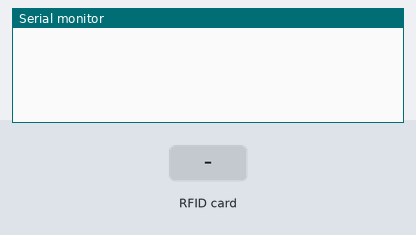
This program was run on a simulated ESP32. Parts: the last lines printed to the serial monitor. The inputs (shaded band) are chosen by the test bench.

Above: at 1.2 s.
1.3 s: RFID card A0 CB 84 15 held to the reader
At 1.7 s:
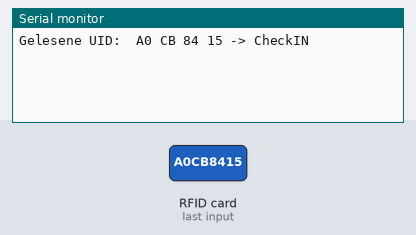
2.8 s: RFID card B0 CB 84 15 held to the reader
At 4.0 s:
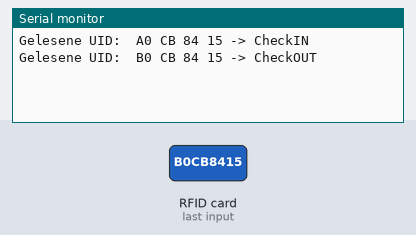
4.3 s: RFID card 5E 7A 19 C4 held to the reader
At 5.4 s:
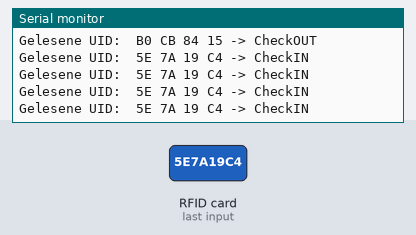
5.8 s: RFID card A0 CB 84 15 held to the reader
At 6.9 s:
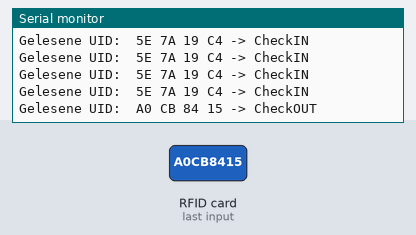

The program:

main.cpp
```cpp
#include <SPI.h>
#include <MFRC522.h>

 /** Typical pin layout used:
 * -----------------------------------------------------------------------------------------
 *             MFRC522      Arduino       Arduino   Arduino    Arduino          Arduino
 *             Reader/PCD   Uno/101       Mega      Nano v3    Leonardo/Micro   Pro Micro
 * Signal      Pin          Pin           Pin       Pin        Pin              Pin
 * -----------------------------------------------------------------------------------------
 * RST/Reset   RST          9             5         D9         RESET/ICSP-5     RST
 * SPI SS      SDA(SS)      10            53        D10        10               10
 * SPI MOSI    MOSI         11 / ICSP-4   51        D11        ICSP-4           16
 * SPI MISO    MISO         12 / ICSP-1   50        D12        ICSP-1           14
 * SPI SCK     SCK          13 / ICSP-3   52        D13        ICSP-3           15
 *
 * More pin layouts for other boards can be found here: https://github.com/miguelbalboa/rfid#pin-layout
 *
*/

#define SS_PIN 5
#define RST_PIN 0


MFRC522 Batch(SS_PIN, RST_PIN); // Instance of the class

MFRC522::MIFARE_Key key;

byte batch_uid_checkIN[] = {0xA0, 0xCB, 0x84, 0x15};
byte batch_uid_checkOUT[] = {0xB0, 0xCB, 0x84, 0x15};

bool check = false;

void setup()
{
  Serial.begin(9600);
  SPI.begin();     // Init SPI bus
  Batch.PCD_Init(); // Init MFRC522

}

void loop()
{

  // Überprüfung ob neue Karte anwesend und diese gelesen werden kann
  if (Batch.PICC_IsNewCardPresent() && Batch.PICC_ReadCardSerial())
  {

    if (check == false)
    {
      for (int j = 0; j < 4; j++)
      {
        // Überprüfung ob Batch-ID-CheckIN ungleich Batch-ID-CheckOUT ist.
        if (Batch.uid.uidByte[j] != batch_uid_checkOUT[j])
        {
          Serial.println();
          Serial.print("Gelesene UID: ");
          // Batch-ID-CheckIN ausgeben
          for (byte i = 0; i < Batch.uid.size; i++)
          {
            Serial.print(Batch.uid.uidByte[i] < 0x10 ? "0" : " ");
            Serial.print(Batch.uid.uidByte[i], HEX);
          }
          Serial.print(" -> CheckIN");
          check = true;
        }
      }
    }

    // Überprüfung ob Batch-ID-CheckIN gleich Batch-ID-CheckOUT ist.
    else
    {
      Serial.println();
      Serial.print("Gelesene UID: ");
      // Batch-ID-CheckOUT beschreiben und ausgeben
      for (int x = 0; x < 4; x++)
      {
        //Batch.uid.uidByte[x] = batch_uid_checkOUT[x];
        Serial.print(Batch.uid.uidByte[x] < 0x10 ? "0" : " ");
        Serial.print(Batch.uid.uidByte[x], HEX);
      }
      Serial.print(" -> CheckOUT");
      check = false;
    }


    // Halt PICC
    Batch.PICC_HaltA();
    delay(800);

    // Stop encryption on PCD
    Batch.PCD_StopCrypto1();
  }
}
```

Measured:
- after the input at 1.3 s, the serial monitor: prints a new line at once (image 1)
- after the input at 2.8 s, the serial monitor: prints a new line at once (image 2)
- after the input at 4.3 s, the serial monitor: prints a new line at once (image 3)
- after the input at 5.8 s, the serial monitor: prints a new line at once (image 4)
